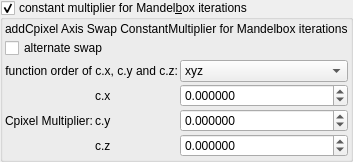
    <widget class="MyGroupBox" name="groupCheck_transf_addCpixel_enabled_false">
     <property name="toolTip">
      <string>&lt;html&gt;&lt;head/&gt;&lt;body&gt;&lt;p&gt;Cpixel is CVector3 c = ( c.x, c.y, c.z). It is each original point (pixel) in 3D space where the iteration starts from, ( c = original z for each point .) It is commonly found in formula structures z = f(z) + c.&lt;/p&gt;&lt;p&gt;The Cpixel multiplier effectively scales this point &amp;quot;c&amp;quot;.&lt;/p&gt;&lt;p&gt;This transform allows the swapping of the order of the &amp;quot;CVector3 c&amp;quot; components before being multiplied by &amp;quot;CVector3 z&amp;quot; components.&lt;/p&gt;&lt;/body&gt;&lt;/html&gt;</string>
     </property>
     <property name="title">
      <string>constant multiplier for Mandel&amp;box iterations</string>
     </property>
     <property name="checkable">
      <bool>true</bool>
     </property>
     <layout class="QVBoxLayout" name="verticalLayout_50">
      <property name="spacing">
       <number>2</number>
      </property>
      <property name="leftMargin">
       <number>2</number>
      </property>
      <property name="topMargin">
       <number>2</number>
      </property>
      <property name="rightMargin">
       <number>2</number>
      </property>
      <property name="bottomMargin">
       <number>2</number>
      </property>
      <item>
       <widget class="QLabel" name="label_4">
        <property name="font">
         <font>
          <weight>50</weight>
          <bold>false</bold>
         </font>
        </property>
        <property name="text">
         <string>addCpixel Axis Swap ConstantMultiplier for Mandelbox iterations</string>
        </property>
       </widget>
      </item>
      <item>
       <layout class="QGridLayout" name="gridLayout_25" columnstretch="0,0,1">
        <property name="spacing">
         <number>2</number>
        </property>
        <item row="0" column="0" colspan="2">
         <widget class="MyCheckBox" name="checkBox_transf_alternate_enabled_false">
          <property name="text">
           <string>alternate swap</string>
          </property>
         </widget>
        </item>
        <item row="3" column="2">
         <widget class="MyDoubleSpinBox" name="spinbox3_transf_constant_multiplierC_111_y">
          <property name="sizePolicy">
           <sizepolicy hsizetype="Minimum" vsizetype="Maximum">
            <horstretch>0</horstretch>
            <verstretch>0</verstretch>
           </sizepolicy>
          </property>
          <property name="prefix">
           <string/>
          </property>
          <property name="suffix">
           <string/>
          </property>
          <property name="decimals">
           <number>6</number>
          </property>
          <property name="minimum">
           <double>-99.989999999999995</double>
          </property>
          <property name="maximum">
           <double>99.989999999999995</double>
          </property>
          <property name="singleStep">
           <double>0.100000000000000</double>
          </property>
         </widget>
        </item>
        <item row="2" column="2">
         <widget class="MyDoubleSpinBox" name="spinbox3_transf_constant_multiplierC_111_x">
          <property name="sizePolicy">
           <sizepolicy hsizetype="Minimum" vsizetype="Maximum">
            <horstretch>0</horstretch>
            <verstretch>0</verstretch>
           </sizepolicy>
          </property>
          <property name="prefix">
           <string/>
          </property>
          <property name="suffix">
           <string/>
          </property>
          <property name="decimals">
           <number>6</number>
          </property>
          <property name="minimum">
           <double>-99.989999999999995</double>
          </property>
          <property name="maximum">
           <double>99.989999999999995</double>
          </property>
          <property name="singleStep">
           <double>0.100000000000000</double>
          </property>
         </widget>
        </item>
        <item row="2" column="1">
         <widget class="QLabel" name="label_122">
          <property name="text">
           <string notr="true">c.x</string>
          </property>
         </widget>
        </item>
        <item row="3" column="1">
         <widget class="QLabel" name="label_123">
          <property name="text">
           <string notr="true">c.y</string>
          </property>
         </widget>
        </item>
        <item row="4" column="1">
         <widget class="QLabel" name="label_124">
          <property name="text">
           <string notr="true">c.z</string>
          </property>
         </widget>
        </item>
        <item row="2" column="0" rowspan="3">
         <widget class="QLabel" name="label_125">
          <property name="text">
           <string>Cpixel Multiplier:</string>
          </property>
         </widget>
        </item>
        <item row="4" column="2">
         <widget class="MyDoubleSpinBox" name="spinbox3_transf_constant_multiplierC_111_z">
          <property name="sizePolicy">
           <sizepolicy hsizetype="Minimum" vsizetype="Maximum">
            <horstretch>0</horstretch>
            <verstretch>0</verstretch>
           </sizepolicy>
          </property>
          <property name="prefix">
           <string/>
          </property>
          <property name="suffix">
           <string/>
          </property>
          <property name="decimals">
           <number>6</number>
          </property>
          <property name="minimum">
           <double>-99.989999999999995</double>
          </property>
          <property name="maximum">
           <double>99.989999999999995</double>
          </property>
          <property name="singleStep">
           <double>0.100000000000000</double>
          </property>
         </widget>
        </item>
        <item row="1" column="2">
         <widget class="MyComboBox" name="comboBox_mandelbulbMulti_order_of_xyz">
          <item>
           <property name="text">
            <string notr="true">xyz</string>
           </property>
          </item>
          <item>
           <property name="text">
            <string notr="true">xzy</string>
           </property>
          </item>
          <item>
           <property name="text">
            <string notr="true">yxz</string>
           </property>
          </item>
          <item>
           <property name="text">
            <string notr="true">yzx</string>
           </property>
          </item>
          <item>
           <property name="text">
            <string notr="true">zxy</string>
           </property>
          </item>
          <item>
           <property name="text">
            <string notr="true">zyx</string>
           </property>
          </item>
         </widget>
        </item>
        <item row="1" column="0" colspan="2">
         <widget class="QLabel" name="label_3">
          <property name="text">
           <string>function order of c.x, c.y and c.z:</string>
          </property>
          <property name="alignment">
           <set>Qt::AlignRight|Qt::AlignTrailing|Qt::AlignVCenter</set>
          </property>
         </widget>
        </item>
       </layout>
      </item>
     </layout>
    </widget>
